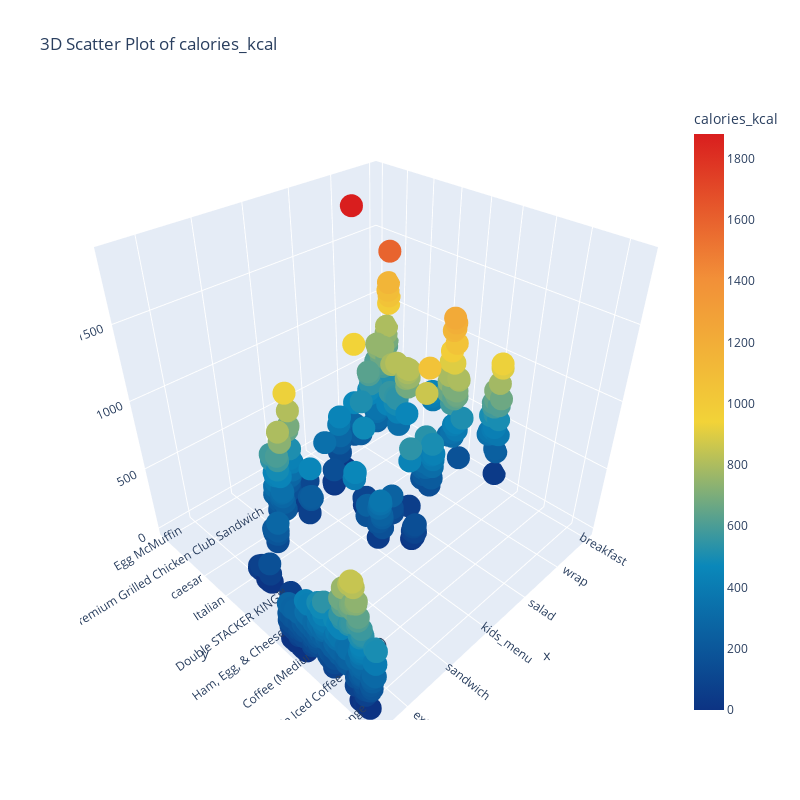

Write notebook code for a chart like this one.
### Code cell
# 3D scatter plot for calories

trace1 = go.Scatter3d(
    x=menu['category_clean'].values,
    y=menu['item_name'].values,
    z=menu['calories_kcal'].values,
    text=menu['item_name'].values,
    mode='markers',
    marker=dict(
        sizemode='diameter',
#         sizeref=750,
#         size= dailyValue['Cholesterol (% Daily Value)'].values,
        color = menu['calories_kcal'].values,
        colorscale = 'Portland',
        colorbar = dict(title = 'calories_kcal'),
        line=dict(color='rgb(255, 255, 255)')
    )
)

data=[trace1]
layout=dict(height=800, width=800, title='3D Scatter Plot of calories_kcal')
fig=dict(data=data, layout=layout)
py.iplot(fig, filename='3DBubble')

### Figure 1 — Plotly figure (JSON) as saved in the notebook; plotly's stock layout.template omitted (floating-point values rounded to 4 significant figures; data arrays with more than 128 entries replaced by an {"elided": "..."} marker saying what was removed)
{"data": [{"marker": {"color": {"elided": "558 int values"}, "colorbar": {"title": {"text": "calories_kcal"}}, "colorscale": [[0, "rgb(12,51,131)"], [0.25, "rgb(10,136,186)"], [0.5, "rgb(242,211,56)"], [0.75, "rgb(242,143,56)"], [1, "rgb(217,30,30)"]], "line": {"color": "rgb(255, 255, 255)"}, "sizemode": "diameter"}, "mode": "markers", "text": {"elided": "558 str values"}, "type": "scatter3d", "x": {"elided": "558 str values"}, "y": {"elided": "558 str values"}, "z": {"elided": "558 int values"}}], "layout": {"height": 800, "title": {"text": "3D Scatter Plot of calories_kcal"}, "width": 800}}
